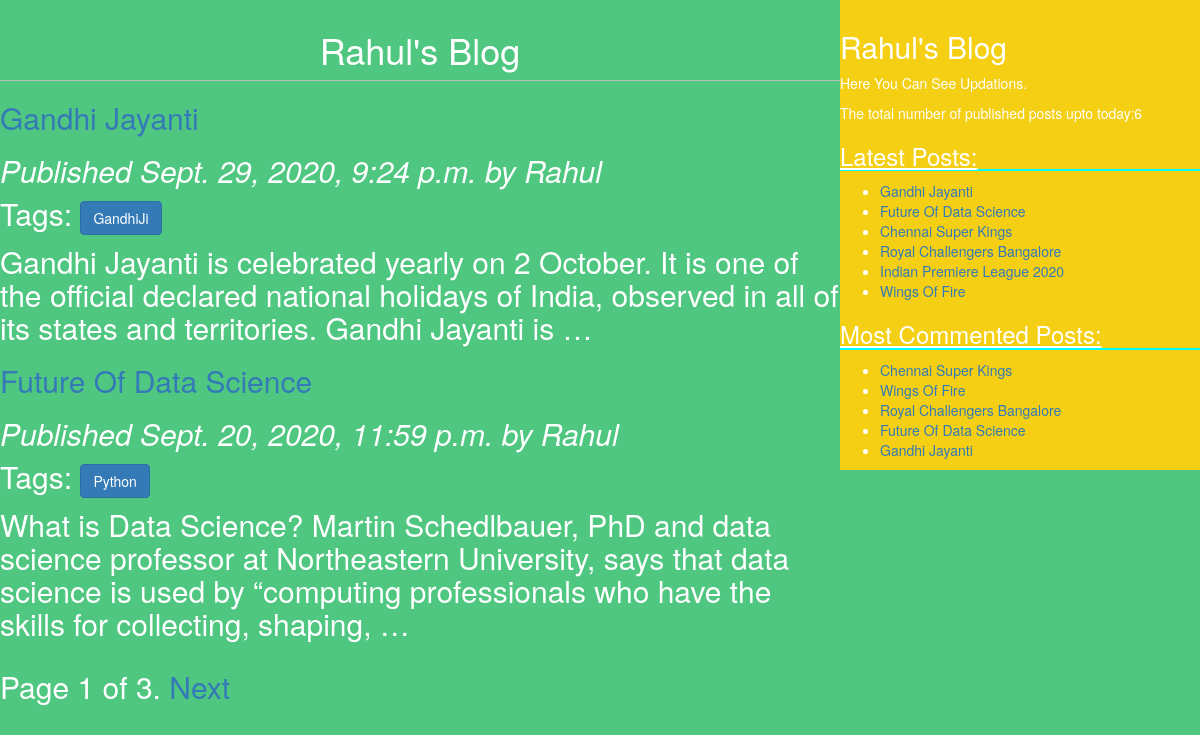
The page / on the database its author committed.
### Blog/models.py (models this page shows, shortened)
class Post(models.Model):
    STATUS_CHOICES=(('draft','Draft'),('published','Published'))
    title=models.CharField(max_length=256)
    slug = models.SlugField(max_length = 264, null = True, blank = True,)
    author=models.ForeignKey(User,related_name='blog_posts',on_delete=models.CASCADE)
    body=models.TextField()
    publish=models.DateTimeField(default=timezone.now)
    created=models.DateTimeField(auto_now_add=True)
    updated=models.DateTimeField(auto_now=True)
    status=models.CharField(max_length=10,choices=STATUS_CHOICES,default='draft')
    objects = models.Manager() # The default manager. ============== New line
    published = PublishedManager() # The custom manager. =========== New line
    tags=TaggableManager()
    class Meta:
        ordering=['-publish',]
    def get_absolute_url(self):
        args=[
           self.publish.year,
           self.publish.month,
           self.publish.day,
           self.slug,
           ]
        return reverse('blog:post_detail', args=args)

### Blog/views.py (the view)
# urls.py: path('', views.post_list, name='post_list'),
def post_list(request,tag_slug=None):
   posts = Post.published.all()
   tag=None
   if tag_slug:
       tag=get_object_or_404(Tag,slug=tag_slug)
       posts=posts.filter(tags__in=[tag])
   paginator = Paginator(posts, 2) # 2 posts in each page
   page = request.GET.get('page')
   try:
       posts = paginator.page(page)
   except PageNotAnInteger:
       posts = paginator.page(1)
   except EmptyPage:
       posts = paginator.page(paginator.num_pages)
   return render(request,
                 'blog/post_list.html',
                 {'page': page,
                  'posts': posts})
   return render(request,
                 'blog/post_list.html',
                 {'posts': posts,'tag':tag})

### Blog/models.py (called while the page is built)
   def get_queryset(self):
       return super().get_queryset().filter(status='published')  # ========= New lines

### Blog/templatetags/blog_tags.py (called while the page is built)
@register.simple_tag(name="my_tag")
def total_posts():
    return Post.objects.count()

@register.inclusion_tag("blog/latest_posts123.html")
def show_latest_posts(count=5):
    latest_posts=Post.objects.order_by("-publish")[:count]
    return{'latest_posts':latest_posts}

@register.simple_tag
def get_most_commented_posts(count=5):
    return Post.objects.annotate(total_comments=Count('comments')).order_by('-total_comments')[:count]

### template/Blog/post_list.html (shortened to what this page needs)
{% extends 'blog/base.html' %}
{% block content %}
 <h1>Rahul's Blog</h1>
 {% for post in posts %}
   <h2>
     <a href="{{ post.get_absolute_url }}">
       <h2>{{ post.title }}<h2>
     </a>
   </h2>
   <p id="date">
     Published {{ post.publish }} by {{ post.author }}
   </p>
   <p>Tags:
     {%for tag in post.tags.all%}
     <a href="{%url 'blog:post_list_by_tag_name' tag.slug %}" class='btn btn-primary'>{{tag.name}}</a>
   {%endfor%}
   </p>
   {{ post.body|truncatewords:30|linebreaks }}
 {% endfor %}
 {% include "blog/paginator.html" with page=posts %}
{% endblock %}

### template/Blog/base.html (shortened to what this page needs)
{% load staticfiles %}
{%load blog_tags%}
<!DOCTYPE html>
<html>
<head>
 <link rel="stylesheet" href="https://maxcdn.bootstrapcdn.com/bootstrap/3.3.7/css/bootstrap.min.css"
>
 <link href="{% static 'css/blog4.css' %}" rel="stylesheet">
</head>
<body>
 <div id="content">
   {% block content %}
   {% endblock %}
 </div>
 <div id="sidebar">
   <h2>Rahul's Blog</h2>
     <p>Here You Can See Updations.</p>
     <p>The total number of published posts upto today:<span id='pcount'>{%my_tag%}</span></p>
     <h3>Latest Posts:</h3>{% show_latest_posts 100 %}
     <h3>Most Commented Posts:</h3>
     {%get_most_commented_posts as most_commented_posts%}
     <ul>
     {%for post in most_commented_posts %}
     <li><a href="{{post.get_absolute_url}}"id="la">{{post.title}}</a></li>
     {%endfor%}
     </ul>
 </div>
</body>
</html>

### template/Blog/paginator.html (shortened to what this page needs)
<div class="pagination">
 <span class="step-links">
   <span class="current">
     Page {{ page.number }} of {{ page.paginator.num_pages }}.
   </span>
     {% if page.has_next %}
       <a href="?page={{ page.next_page_number }}">Next</a>
     {% endif %}
 </span>
</div>

### template/Blog/latest_posts123.html
<ul>
  {%for post in latest_posts %}
  <li><a href="{{post.get_absolute_url}}">{{post.title}}</a></li>
  {% endfor %}
  </ul>

### static/css/blog4.css (style rules this page uses)
#content { width:70%; float:left; margin-top: auto; padding-top: 10px; background:#50C781; height:100% }
#sidebar { width:30%; float:right; padding-top: 10px; background:#F5CF14; height: 100%; }
h1 { text-align:center; border-bottom: 1px solid #bbb; padding-bottom: 10px; }
body { color:white; background:#50C781; }
#date { font-style:italic; }
h3 { text-decoration: underline; border-bottom: 2px solid cyan; }

### rows shown on the page
Post: title "Gandhi Jayanti", publish "Sept. 29, 2020, 9:24 p.m.", author "Rahul", body "Gandhi Jayanti is celebrated yearly on 2 October. It is one of the official declared national holidays of India, observed in all of its states and territories. Gandhi Jayanti is …"
Tag: name "GandhiJi"
Post: title "Future Of Data Science", publish "Sept. 20, 2020, 11:59 p.m.", author "Rahul", body "What is Data Science? Martin Schedlbauer, PhD and data science professor at Northeastern University, says that data science is used by “computing professionals who have the skills for collecting, shaping, …"
Tag: name "Python"
Post: title "Chennai Super Kings"
Post: title "Royal Challengers Bangalore"
Post: title "Indian Premiere League 2020"
Post: title "Wings Of Fire"

### other values the page prints
{{ page.number }} "1"
{{ page.paginator.num_pages }} "3"
